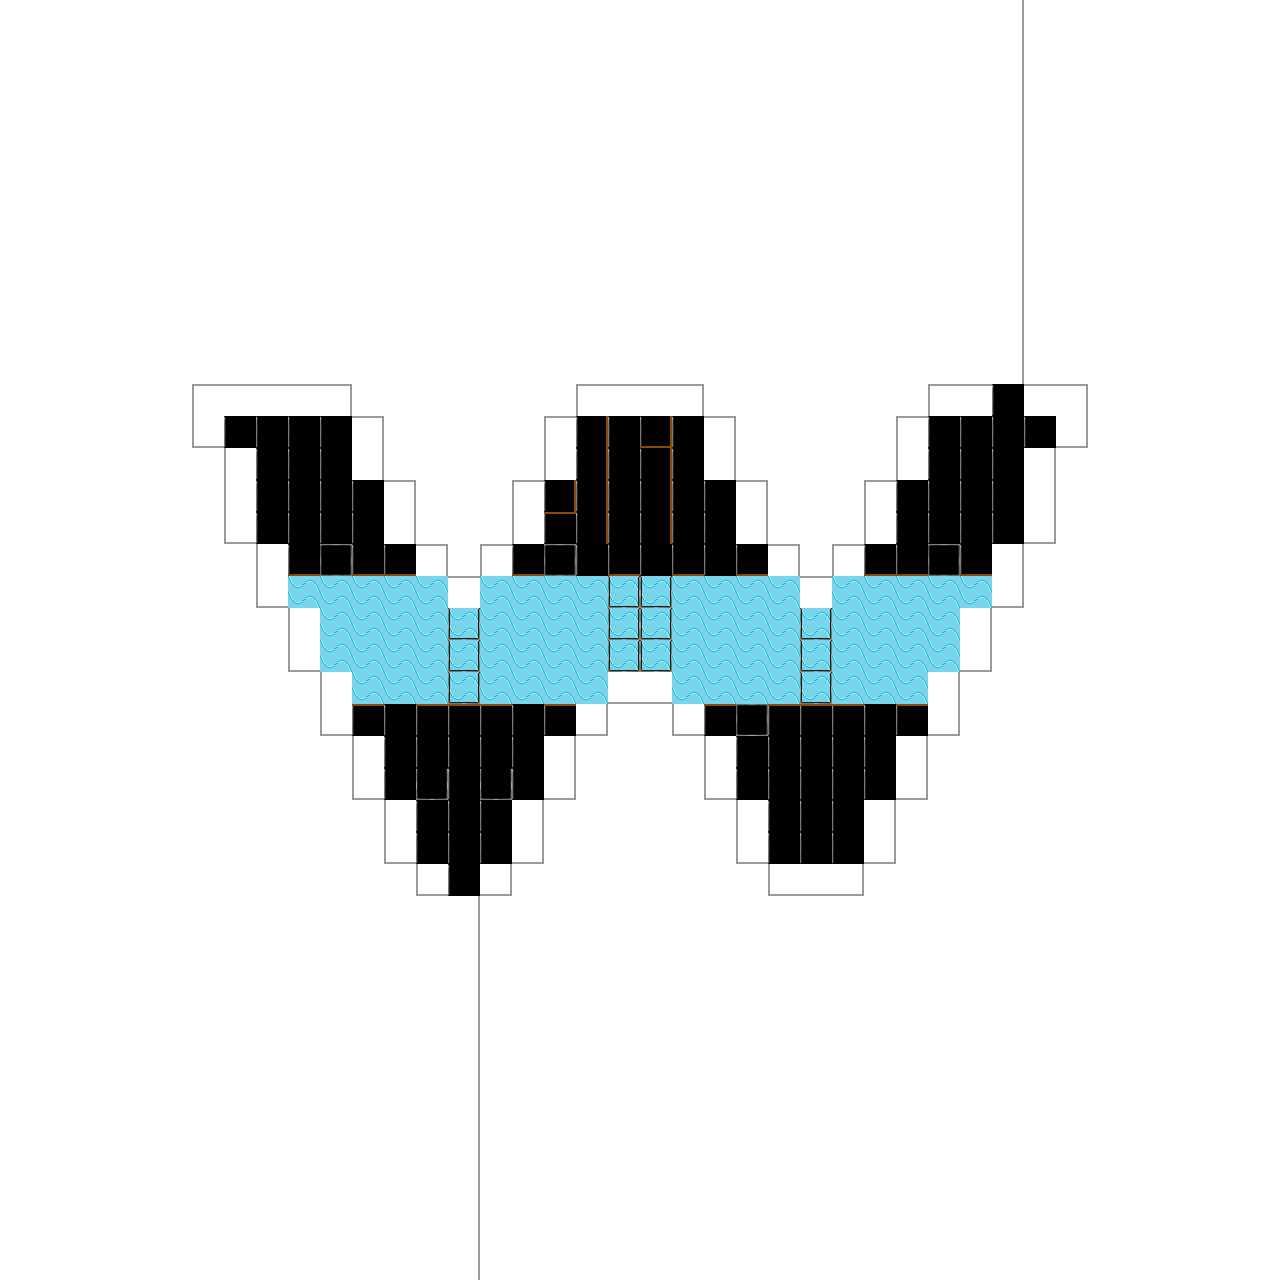

This game map was drawn from its Tiled (.tmx) file and the tilesets committed beside it. A one-line description and the trimmed map source follow:
An orthogonal 40x40 tile map with 32x32 px tiles, 5 tile layers (Base Layer, Properties, Visuals 0, Visuals 1, ...).

<map version="1.2" tiledversion="1.2.4" orientation="orthogonal" renderorder="right-down" width="40" height="40" tilewidth="32" tileheight="32" infinite="0" nextlayerid="6" nextobjectid="1">
 <tileset firstgid="1" source="../Tilesets/SalmonLadderTextures.tsx" />
 <layer id="1" name="Base Layer" width="40" height="40">
  <data>[1600 cells, 1600 non-empty, 3 distinct tile ids]</data>
 </layer>
 <layer id="2" name="Properties" width="40" height="40">
  <data>[1600 cells, 1600 non-empty, 17 distinct tile ids]</data>
 </layer>
 <layer id="3" name="Visuals 0" width="40" height="40">
  <data>[1600 cells, 43 non-empty, 2 distinct tile ids]</data>
 </layer>
 <layer id="4" name="Visuals 1" width="40" height="40">
  <data>[1600 cells, 144 non-empty, 4 distinct tile ids]</data>
 </layer>
 <layer id="5" name="Visuals 2" width="40" height="40">
  <data>[1600 cells, 141 non-empty, 10 distinct tile ids]</data>
 </layer>
</map>